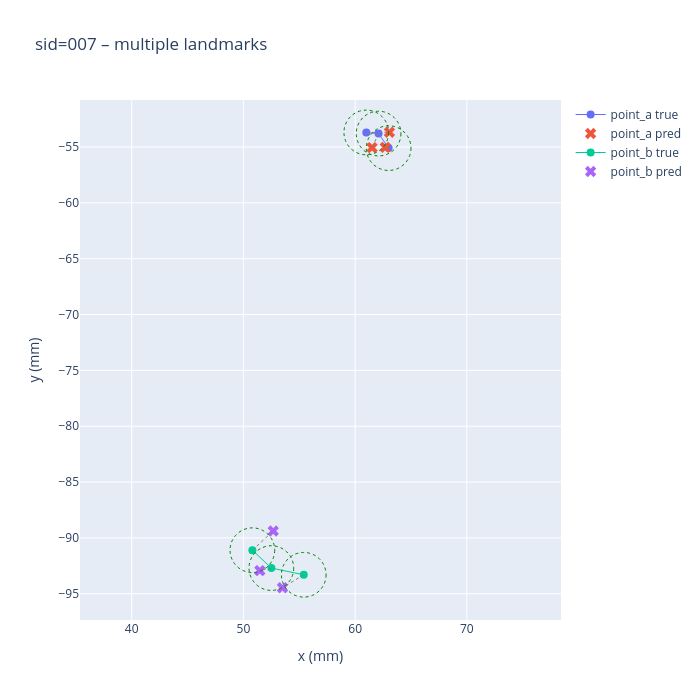

The notebook cell saved with this chart:
### Code cell
plot_sid_multi_landmarks_plotly(
    pred_dict, sid="007",
    radius_mm=2.0,
)

### Figure 1 — Plotly figure (JSON) as saved in the notebook; plotly's stock layout.template omitted (floating-point values rounded to 4 significant figures)
{"data": [{"line": {"width": 1}, "marker": {"size": 8}, "mode": "lines+markers", "name": "point_a true", "type": "scatter", "x": [61.0, 62.1, 63.0], "y": [-53.7, -53.8, -55.1]}, {"marker": {"size": 10, "symbol": "x"}, "mode": "markers", "name": "point_a pred", "type": "scatter", "x": [63.07, 61.52, 62.7], "y": [-53.68, -55.06, -55.04]}, {"line": {"width": 1}, "marker": {"size": 8}, "mode": "lines+markers", "name": "point_b true", "type": "scatter", "x": [50.8, 52.5, 55.4], "y": [-91.1, -92.7, -93.3]}, {"marker": {"size": 10, "symbol": "x"}, "mode": "markers", "name": "point_b pred", "type": "scatter", "x": [52.67, 51.47, 53.5], "y": [-89.38, -92.93, -94.46]}], "layout": {"height": 700, "shapes": [{"line": {"color": "gray", "dash": "dot", "width": 1}, "type": "line", "x0": 61, "x1": 63.07, "y0": -53.7, "y1": -53.68}, {"fillcolor": "rgba(0,0,0,0)", "line": {"color": "green", "dash": "dot", "width": 1}, "type": "circle", "x0": 59, "x1": 63, "y0": -55.7, "y1": -51.7}, {"line": {"color": "gray", "dash": "dot", "width": 1}, "type": "line", "x0": 62.1, "x1": 61.52, "y0": -53.8, "y1": -55.06}, {"fillcolor": "rgba(0,0,0,0)", "line": {"color": "green", "dash": "dot", "width": 1}, "type": "circle", "x0": 60.1, "x1": 64.1, "y0": -55.8, "y1": -51.8}, {"line": {"color": "gray", "dash": "dot", "width": 1}, "type": "line", "x0": 63, "x1": 62.7, "y0": -55.1, "y1": -55.04}, {"fillcolor": "rgba(0,0,0,0)", "line": {"color": "green", "dash": "dot", "width": 1}, "type": "circle", "x0": 61, "x1": 65, "y0": -57.1, "y1": -53.1}, {"line": {"color": "gray", "dash": "dot", "width": 1}, "type": "line", "x0": 50.8, "x1": 52.67, "y0": -91.1, "y1": -89.38}, {"fillcolor": "rgba(0,0,0,0)", "line": {"color": "green", "dash": "dot", "width": 1}, "type": "circle", "x0": 48.8, "x1": 52.8, "y0": -93.1, "y1": -89.1}, {"line": {"color": "gray", "dash": "dot", "width": 1}, "type": "line", "x0": 52.5, "x1": 51.47, "y0": -92.7, "y1": -92.93}, {"fillcolor": "rgba(0,0,0,0)", "line": {"color": "green", "dash": "dot", "width": 1}, "type": "circle", "x0": 50.5, "x1": 54.5, "y0": -94.7, "y1": -90.7}, {"line": {"color": "gray", "dash": "dot", "width": 1}, "type": "line", "x0": 55.4, "x1": 53.5, "y0": -93.3, "y1": -94.46}, {"fillcolor": "rgba(0,0,0,0)", "line": {"color": "green", "dash": "dot", "width": 1}, "type": "circle", "x0": 53.4, "x1": 57.4, "y0": -95.3, "y1": -91.3}], "title": {"text": "sid=007 – multiple landmarks"}, "width": 700, "xaxis": {"title": {"text": "x (mm)"}}, "yaxis": {"scaleanchor": "x", "scaleratio": 1, "title": {"text": "y (mm)"}}}}
